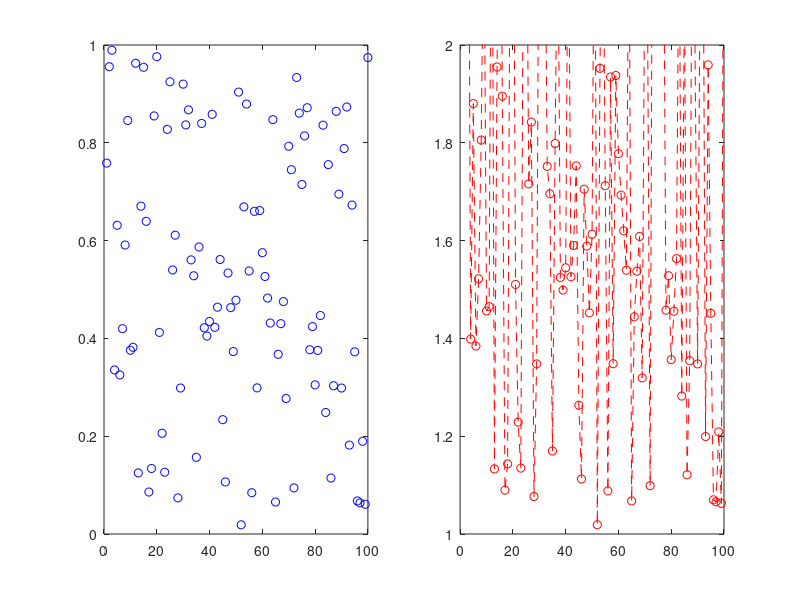

MATLAB code for this plot: (Note: this script raises an error after producing the figure.)
% Multiple subplots

close all
clear all

filename = 'animation2';
dt = 1; % Pause between each frame
F = struct('cdata',[],'colormap',[]);

fh = figure('units','pixels','position',[100 100 1092 384]);
set(gcf,'color','w');
%hold all % If you want to overlap plots

n = 10;
data1 = rand(100,n); % Use your data here
data2 = exp(data1);

cont = 1;
for i = 1 : n
    subplot(1,2,1)
    plot(data1(:,i),'bo')
    axis([0,100,0,1])
    
    subplot(1,2,2)
    plot(data2(:,i),'r--o')
    axis([0,100,1,2])

    F(cont) = getframe(fh);
    [X, map] = rgb2ind(frame2im(F(cont)),256);
    cont = cont + 1;
    
    % Write gif
    if i == 1
        imwrite(X, map, [filename '.gif'], 'Loopcount', inf, 'DelayTime', dt)
    else
        imwrite(X, map, [filename '.gif'], 'WriteMode', 'Append', 'DelayTime', dt)
    end
end

% Write video
v = VideoWriter(filename, 'MPEG-4');
v.FrameRate = 1/dt;
open(v)
writeVideo(v,F)
close(v)
